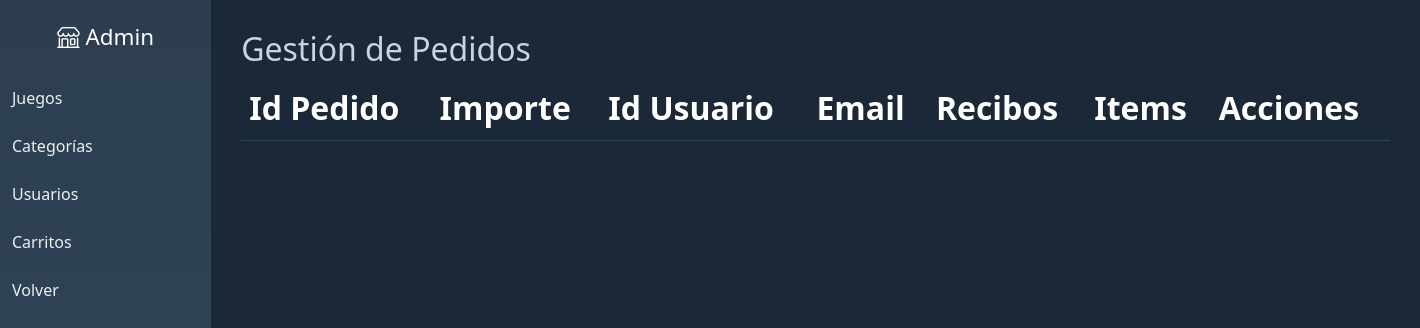
/panel/cuerpos/carritos.php (signed in), run on an earlier commit of the app's database.
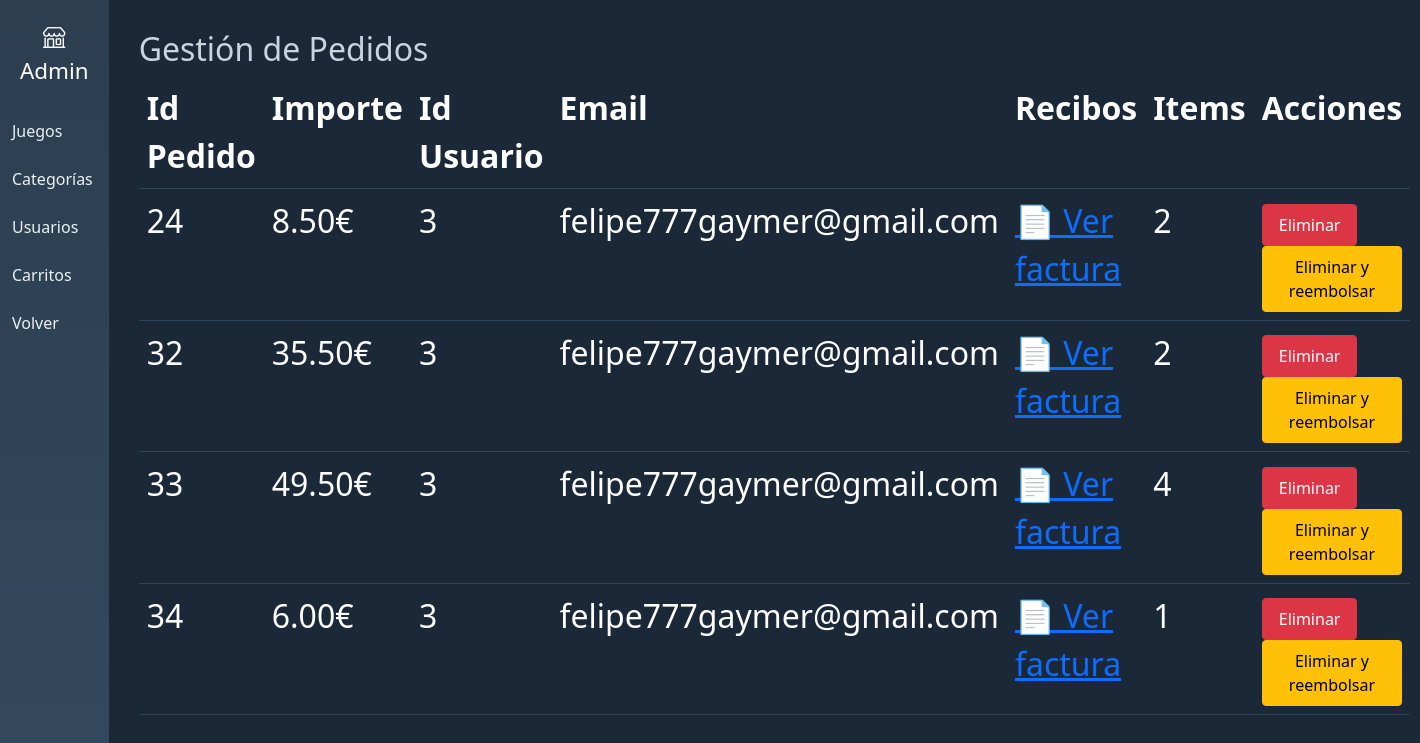
And on a later commit of the database.
### tables this page shows
CREATE TABLE `pedido` (
  `id_pedido` int(11) NOT NULL,
  `id_usuario` int(11) NOT NULL,
  `Fecha` datetime NOT NULL,
  `metodo_pago` int(11) NOT NULL,
  `estado` enum('pagado','reembolsado') NOT NULL DEFAULT 'pagado',
  `fecha_reembolso` datetime DEFAULT NULL,
  `motivo_reembolso` varchar(255) DEFAULT NULL
);

CREATE TABLE `usuarios` (
  `id_usuario` int(11) NOT NULL,
  `nombre` varchar(100) NOT NULL,
  `email` varchar(100) NOT NULL,
  `password` varchar(255) NOT NULL,
  `foto` varchar(255) DEFAULT NULL,
  `nivel` int(11) DEFAULT 1,
  `estado` enum('activo','bloqueado') DEFAULT 'activo',
  `id_rol` int(11) DEFAULT NULL,
  `fecha_registro` datetime DEFAULT current_timestamp()
);

### panel/db/conexion.php (called while the page is built)
<?php
    include_once("consultas.php");
    $db = new Tienda("localhost",3306,"tfg_videoclub","root","");
?>

### panel/db/consultas.php (called while the page is built, shortened)
<?php
class Tienda
{
	private $pdo;
	public function __construct($host, $port, $db, $user, $pass)
	{
		$this->pdo = new PDO("mysql:host=" . $host . ";port=" . $port . ";dbname=" . $db, $user, $pass);
	}
	public function listarPedidos()
	{
		$sentencia = "SELECT p.id_pedido,p.id_usuario,u.email AS email,r.nombre_fichero AS fichero,SUM(pi.precio * pi.duracion) AS total,COUNT(pi.id_item) as totales FROM pedido_item pi inner join pedido p on p.id_pedido=pi.id_pedido inner join usuarios u on u.id_usuario=p.id_usuario
		inner join recibos r on r.id_pedido=p.id_pedido
		GROUP BY p.id_pedido, p.id_usuario,u.email,r.nombre_fichero";
		$ejecucion = $this->pdo->prepare($sentencia);
		$ejecucion->execute();
		$resultado = $ejecucion->fetchAll(PDO::FETCH_ASSOC);
		return $resultado;
	}
}
?>

### panel/cuerpos/carritos.php (the view)
<?php
include_once("PanelIndex.php");
$listaPedidos = $db->listarPedidos();
?>
<h2>Gestión de Pedidos</h2>
<table class="table">
  <tr>
    <th>Id Pedido</th>
    <th>Importe</th>
    <th>Id Usuario</th>
    <th>Email</th>
    <th>Recibos</th>
    <th>Items</th>
    <th>Acciones</th>
  </tr>
  <?php
  foreach ($listaPedidos as $pedido) {
    ?>
    <tr id="fila-<?= $pedido["id_pedido"] ?>">
      <td><?= $pedido["id_pedido"] ?></td>
      <td><?= $pedido["total"] ?>€</td>
      <td><?= $pedido["id_usuario"] ?></td>
      <td><?= $pedido["email"] ?></td>
      <td>
        <a href="../../facturas/<?= $pedido['fichero'] ?>" target="_blank"> 📄 Ver factura</a>
      </td>
      <td><?= $pedido["totales"] ?></td>
      <td>
        <button class="btn btn-sm btn-danger"
         onclick="reembolsarPedido(<?= $pedido['id_pedido'] ?>)">Eliminar
        </button>
        <button class="btn btn-sm btn-warning" onclick="eliminarCategoria(<?= $categoria['id_categoria'] ?>)">Eliminar y
          reembolsar</button>
      </td>
      <?php
  }
  ?>
</table>
</main>
</div>
</body>
</html>

### panel/cuerpos/PanelIndex.php (shortened to what this page needs)
<?php
require_once("../db/conexion.php");
?>
<!DOCTYPE html>
<html lang="es">
<head>
<link href="https://cdn.jsdelivr.net/npm/bootstrap@5.3.0/dist/css/bootstrap.min.css" rel="stylesheet">
<link rel="stylesheet" href="https://cdn.jsdelivr.net/npm/bootstrap-icons@1.11.0/font/bootstrap-icons.css">
<link rel="stylesheet" href="../admin-style.css">
</head>
<body>
<div class="d-flex">
<nav id="sidebar">
  <div class="sidebar-brand"><i class="bi bi-shop"></i> Admin</div>
  <ul class="nav flex-column">
    <li class="nav-item"><a class="nav-link" href="../cuerpos/juegos.php">Juegos</a></li>
    <li class="nav-item"><a class="nav-link" href="../cuerpos/categorias.php">Categorías</a></li>
    <li class="nav-item"><a class="nav-link" href="../cuerpos/usuarios.php">Usuarios</a></li>
    <li class="nav-item"><a class="nav-link" href="../cuerpos/carritos.php">Carritos</a></li>
    <li class="nav-item"><a class="nav-link" href="../../index.php">Volver</a></li>
  </ul>
</nav>
<main class="content">

### panel/admin-style.css (style rules this page uses)
body { background:#f4f6f9; }
#sidebar { width:250px; min-height:100vh; background:linear-gradient(180deg,#2c3e50,#34495e); color:white; }
#sidebar .nav-link { color:#ecf0f1; padding:12px; }
.sidebar-brand { padding:20px; font-size:1.4rem; text-align:center; }
.content { padding:30px; width:100%; }
body { background-color: #1b2838; color: #c7d5e0; }
.table { background-color: #1b2838; color: #c7d5e0; }
.table td, .table th { background-color: #1b2838; color: #FFFFFF; border-color: #2a475e; font-size: 2rem; }
.table .btn { font-size: 1rem; padding: 8px 16px; }

What changed in the data, as far as the page shows it:
added pedido: id_pedido "24", total "8.50", id_usuario "3", id_usuario.email "felipe777gaymer@gmail.com", totales "2"
added pedido: id_pedido "32", total "35.50", id_usuario "3", id_usuario.email "felipe777gaymer@gmail.com", totales "2"
added pedido: id_pedido "33", total "49.50", id_usuario "3", id_usuario.email "felipe777gaymer@gmail.com", totales "4"
added pedido: id_pedido "34", total "6.00", id_usuario "3", id_usuario.email "felipe777gaymer@gmail.com", totales "1"
